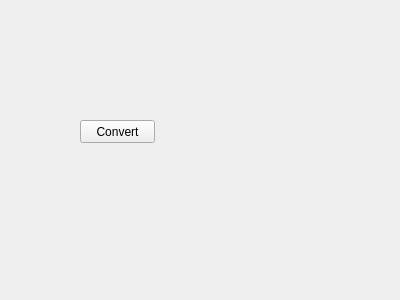
<?xml version="1.0" encoding="UTF-8"?>
<ui version="4.0">
 <class>ConvertXml</class>
 <widget class="QWidget" name="ConvertXml">
  <property name="geometry">
   <rect>
    <x>0</x>
    <y>0</y>
    <width>400</width>
    <height>300</height>
   </rect>
  </property>
  <property name="windowTitle">
   <string>ConvertXml</string>
  </property>
  <widget class="QPushButton" name="pushButton">
   <property name="geometry">
    <rect>
     <x>80</x>
     <y>120</y>
     <width>75</width>
     <height>23</height>
    </rect>
   </property>
   <property name="text">
    <string>Convert</string>
   </property>
  </widget>
 </widget>
 <layoutdefault spacing="6" margin="11"/>
 <resources/>
 <connections/>
</ui>
